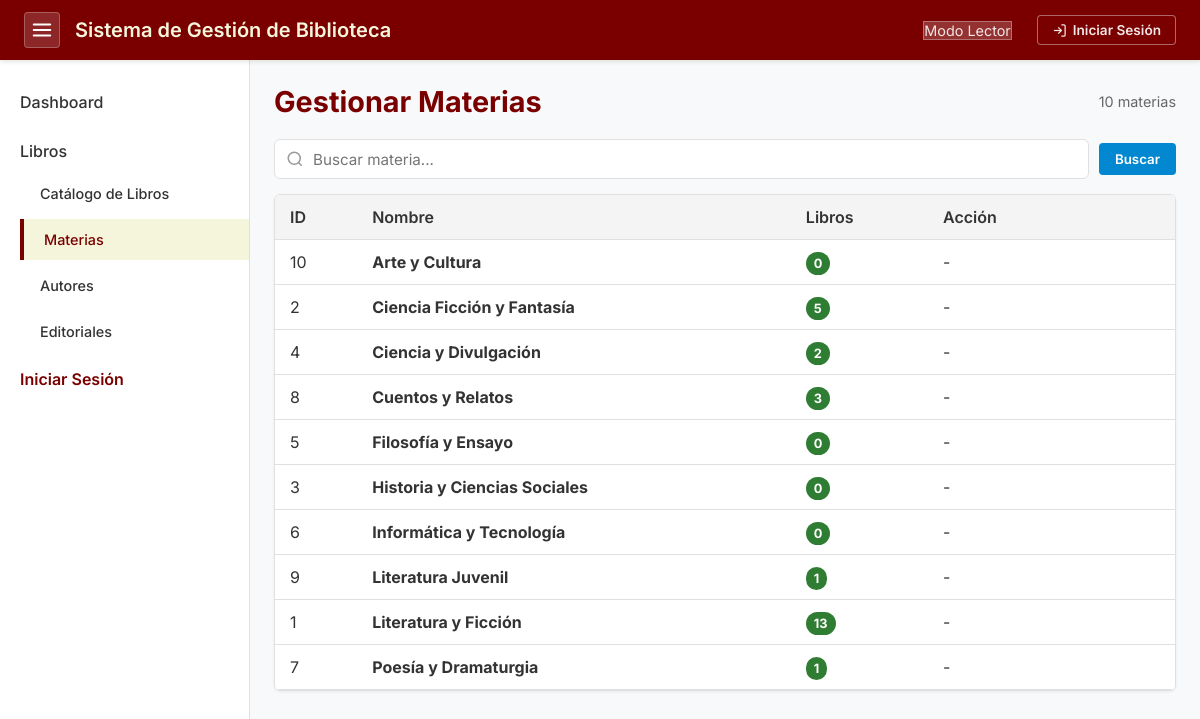
The page /pages/categories.php on the database as committed earlier.
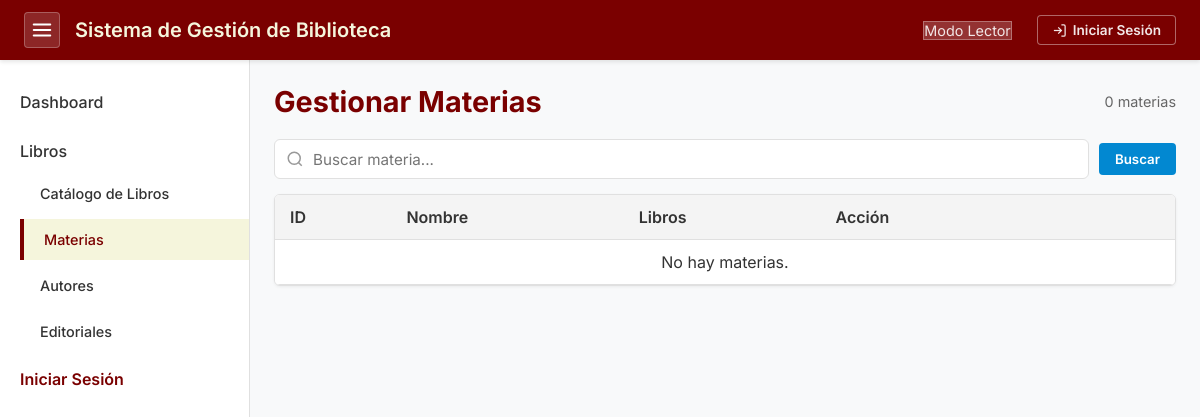
The same page on the database as committed later.
### tables this page shows
CREATE TABLE `categories` (
  `id` int NOT NULL AUTO_INCREMENT,
  `name` varchar(255) NOT NULL,
  `created_at` timestamp NOT NULL DEFAULT CURRENT_TIMESTAMP,
  PRIMARY KEY (`id`)
);

### pages/categories.php (the view, shortened to what this page needs)
<?php
require_once __DIR__ . '/../config.php';
require_once __DIR__ . '/../includes/header.php';
$user_role = $_SESSION['user_role'] ?? 'Lector';
$edit_item = null;
$search = isset($_GET['search']) ? trim($_GET['search']) : '';
$per_page = 20;
$page = isset($_GET['page']) ? max(1, intval($_GET['page'])) : 1;
$offset = ($page - 1) * $per_page;
$where = '';
$params = [];
$count_stmt = $pdo->prepare("SELECT COUNT(*) FROM categories $where");
$count_stmt->execute($params);
$total = $count_stmt->fetchColumn();
$stmt = $pdo->prepare("SELECT * FROM categories $where ORDER BY name ASC LIMIT $per_page OFFSET $offset");
$stmt->execute($params);
$categories = $stmt->fetchAll();
?>
<?php require_once __DIR__ . '/../includes/sidebar.php'; ?>
<div class="content-header">
    <h2>Gestionar Materias</h2>
    <span id="result-count" style="color: #666; font-size: 0.9rem;"><?php echo number_format($total); ?> materias</span>
</div>
<div class="split-layout">
    <div class="data-pane">
        <form method="GET" class="search-filters-bar" style="margin-bottom: 15px;" id="searchForm">
            <div class="search-input-wrapper">
                <input type="text" name="search" id="liveSearchInput" class="search-input" placeholder="Buscar materia..." value="<?php echo htmlspecialchars($search); ?>" autocomplete="off">
            </div>
            <button type="submit" class="btn btn-primary">Buscar</button>
        </form>
        <div id="searchResults">
        <div class="table-responsive">
        <table class="data-table">
            <thead>
                <tr>
                    <th>ID</th>
                    <th>Nombre</th>
                    <th>Libros</th>
                    <th style="min-width: 140px;">Acción</th>
                </tr>
            </thead>
            <tbody>
                <?php foreach ($categories as $item):
                    $book_count = $pdo->prepare("SELECT COUNT(*) FROM books WHERE category_id = ?");
                    $book_count->execute([$item['id']]);
                    $count = $book_count->fetchColumn();
                ?>
                <tr <?php if ($edit_item && $edit_item['id'] == $item['id']) echo 'style="background-color: #fff9db;"'; ?>>
                    <td><?php echo $item['id']; ?></td>
                    <td><strong><?php echo htmlspecialchars($item['name']); ?></strong></td>
                    <td><span class="status-badge status-available"><?php echo $count; ?></span></td>
                    <?php if ($user_role !== 'Lector'): ?>
                    <td>
                        <a href="categories.php?edit=<?php echo $item['id']; ?>" class="btn btn-edit" style="margin-right: 5px;">Editar</a>
                        <a href="categories.php?delete=<?php echo $item['id']; ?>" class="btn btn-delete" onclick="return confirm('¿Borrar materia?');">Borrar</a>
                    </td>
                    <?php else: ?>
                    <td>-</td>
                    <?php endif; ?>
                </tr>
                <?php endforeach; ?>
                <?php if (empty($categories)): ?>
                <tr><td colspan="4" style="text-align: center;">No hay materias.</td></tr>
                <?php endif; ?>
            </tbody>
        </table>
        </div>
        </div>
    </div>
</div>
<?php require_once __DIR__ . '/../includes/footer.php'; ?>

### includes/header.php (shortened to what this page needs)
<?php
$usuario_logueado = $_SESSION['user_email'] ?? null;
$usuario_rol = $_SESSION['user_role'] ?? null;
?>
<!DOCTYPE html>
<html lang="es">
<head>
    <link rel="stylesheet" href="../style.css?v=<?php echo file_exists(__DIR__ . '/../style.css') ? filemtime(__DIR__ . '/../style.css') : time(); ?>">
</head>
<body>
    <nav class="navbar">
        <div class="navbar-brand">
            <button type="button" class="sidebar-toggle" id="sidebarToggle" aria-label="Alternar menú lateral" title="Ocultar/Mostrar menú">
                <svg width="22" height="22" viewBox="0 0 24 24" fill="none" stroke="currentColor" stroke-width="2.2" stroke-linecap="round">
                    <line x1="3" y1="12" x2="21" y2="12"></line>
                    <line x1="3" y1="6" x2="21" y2="6"></line>
                    <line x1="3" y1="18" x2="21" y2="18"></line>
                </svg>
            </button>
            <h1>Sistema de Gestión de Biblioteca</h1>
        </div>
        <?php if ($usuario_logueado): ?>
        <div class="user-info">
            <span class="user-email"><?php echo htmlspecialchars($usuario_logueado); ?></span>
            <?php if ($usuario_rol): ?>
                <span class="user-role-badge"><?php echo htmlspecialchars($usuario_rol); ?></span>
            <?php endif; ?>
            <a href="../logout.php" class="btn-logout" title="Cerrar sesión">Salir</a>
        </div>
        <?php else: ?>
        <div class="user-info" style="display: flex; align-items: center; gap: 10px;">
            <span class="user-role-badge" style="background: rgba(255,255,255,0.22); color: white; border: 1px solid rgba(255,255,255,0.35);">Modo Lector</span>
            <a href="../login.php" class="btn-logout" style="background-color: var(--color-primary); color: white; border: 1px solid rgba(255,255,255,0.45); text-decoration: none; padding: 6px 14px; border-radius: 4px; font-weight: 600; display: inline-flex; align-items: center; gap: 6px;" title="Iniciar sesión como Bibliotecario o Administrador">
                <svg width="15" height="15" viewBox="0 0 24 24" fill="none" stroke="currentColor" stroke-width="2"><path d="M15 3h4a2 2 0 0 1 2 2v14a2 2 0 0 1-2 2h-4"/><polyline points="10 17 15 12 10 7"/><line x1="15" y1="12" x2="3" y2="12"/></svg>
                Iniciar Sesión
            </a>
        </div>
        <?php endif; ?>
    </nav>
    <div class="main-container" id="mainContainer">

### includes/sidebar.php (shortened to what this page needs)
<?php
$current_page = basename($_SERVER['PHP_SELF']);
?>
        <aside class="sidebar" id="sidebarMenu">
            <ul>
                <li><a href="dashboard.php" class="<?php echo ($current_page == 'dashboard.php') ? 'active' : ''; ?>">Dashboard</a></li>
                <li>
                    <a href="books.php" class="<?php echo (in_array($current_page, ['books.php', 'add_book.php', 'edit_book.php'])) ? 'active' : ''; ?>">Libros</a>
                    <ul class="sub-menu">
                        <li><a href="books.php" class="<?php echo ($current_page == 'books.php') ? 'active' : ''; ?>"><?php echo (in_array($_SESSION['user_role'] ?? '', ['Administrador', 'Bibliotecario'])) ? 'Gestionar Libros' : 'Catálogo de Libros'; ?></a></li>
                        <li><a href="categories.php" class="<?php echo ($current_page == 'categories.php') ? 'active' : ''; ?>">Materias</a></li>
                        <li><a href="authors.php" class="<?php echo ($current_page == 'authors.php') ? 'active' : ''; ?>">Autores</a></li>
                        <li><a href="publishers.php" class="<?php echo ($current_page == 'publishers.php') ? 'active' : ''; ?>">Editoriales</a></li>
                    </ul>
                </li>
                <?php if (!empty($_SESSION['user_id'])): ?>
                <li><a href="../logout.php">Cerrar Sesión</a></li>
                <?php else: ?>
                <li><a href="../login.php" style="color: var(--color-primary); font-weight: 600;">Iniciar Sesión</a></li>
                <?php endif; ?>
            </ul>
        </aside>
        <main class="content">

### includes/footer.php (shortened to what this page needs)
        </main>
    </div>
</body>
</html>

Rows that differ between the two databases and show on the page:
removed categories: id "10", name "Arte y Cultura", count "0"
removed categories: id "2", name "Ciencia Ficción y Fantasía", count "5"
removed categories: id "4", name "Ciencia y Divulgación", count "2"
removed categories: id "8", name "Cuentos y Relatos", count "3"
removed categories: id "5", name "Filosofía y Ensayo", count "0"
removed categories: id "3", name "Historia y Ciencias Sociales", count "0"
removed categories: id "6", name "Informática y Tecnología", count "0"
removed categories: id "9", name "Literatura Juvenil", count "1"
removed categories: id "1", name "Literatura y Ficción", count "13"
removed categories: id "7", name "Poesía y Dramaturgia", count "1"
Other text that changed with them:
$total: "10" → "0"
text now shown: "No hay materias."
